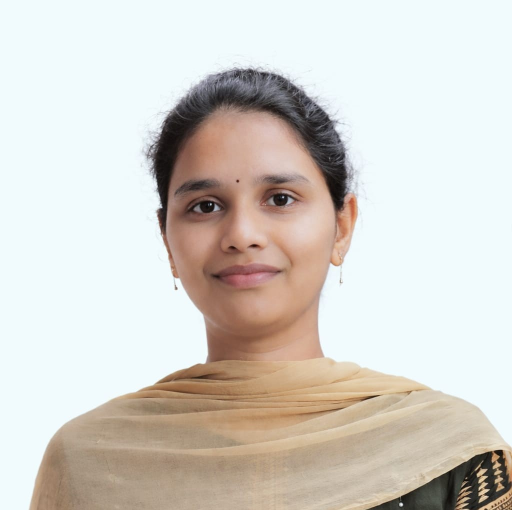
#> input picture images/Chaithanya.jpeg, 1024 x 1020 px (shown at 1/2 size)
$ python arrowedline.py
#> lines starting #> are read from the running program, lines starting #| are printed output that depends on the picture; after the words box and inside, x2 and y2 are one past the last pixel; in counts of white or black regions, pixels touching at a corner belong together
import cv2
image=cv2.imread('images/Chaithanya.jpeg')
#> image is the input picture: shape (1020, 1024, 3); mean B, G, R 201.4, 207.9, 212.3
cv2.arrowedLine(image,(250,500),(700,500),(0,255,0),2)
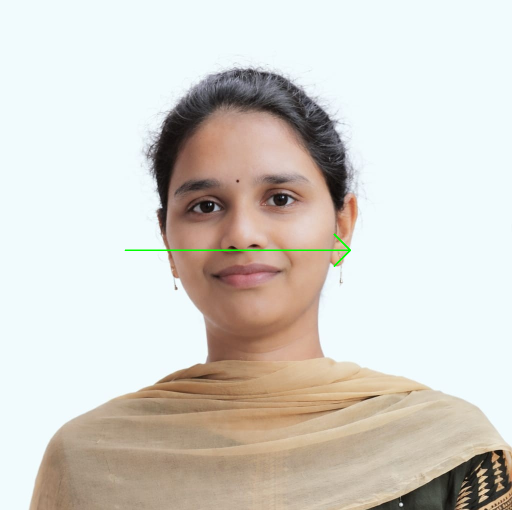
#> image: shape (1020, 1024, 3) (shown at 1/2 size); 0.16% of pixels changed, all inside (x1, y1, x2, y2) = (249, 467, 702, 534)
cv2.imshow('image',image)
cv2.waitKey()
cv2.destroyAllWindows()
